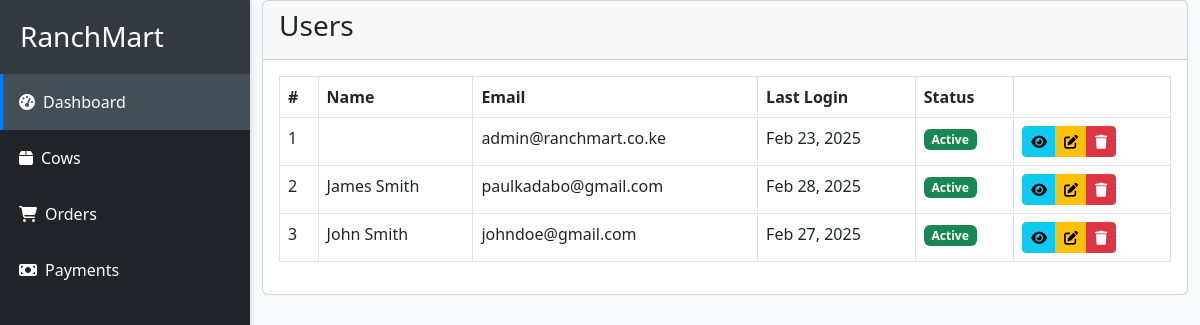
/accounts/, run on an earlier commit of the app's database.
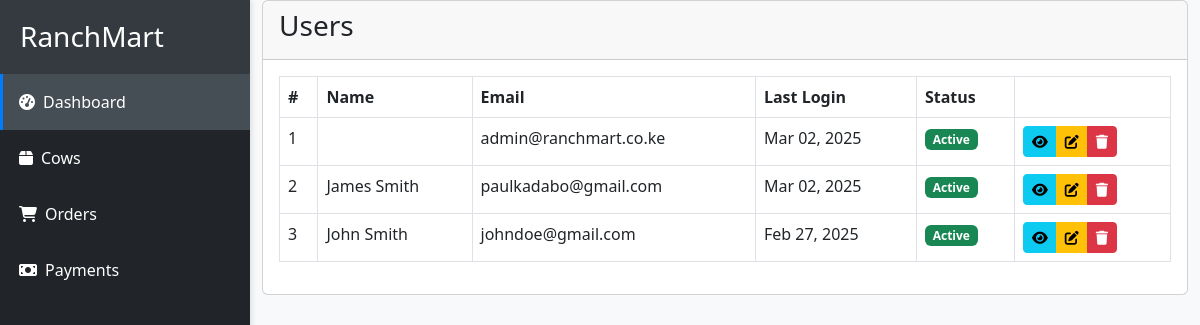
And on a later commit of the database.
### users/models.py (models this page shows, shortened)
class User(AbstractBaseModel, AbstractUser):
    role = models.CharField(max_length=20, default="Customer")
    gender = models.CharField(max_length=10, null=True, blank=True)
    phone_number = models.CharField(max_length=10, null=True, blank=True)
    address = models.TextField(null=True, blank=True)
    city = models.CharField(max_length=100, null=True, blank=True)
    county = models.CharField(max_length=100, null=True, blank=True)
    country = models.CharField(max_length=100, null=True, blank=True)
    profile_picture = models.ImageField(upload_to="profile_pictures/", null=True, blank=True)
    def name(self):
        return f"{self.first_name} {self.last_name}"

### users/views.py (the view)
# urls.py: path('accounts/', include('users.urls')),
def users(request):
    context = {
        "users": User.objects.all()
    }
    return render(request, "accounts/users.html", context)

### templates/accounts/users.html (shortened to what this page needs)
{% extends 'dashboard_base.html' %}
{% block content %}
            <div class="container-fluid">
                <div class="row">
                    <div class="col-12">
                        <div class="card">
                            <div class="card-header">
                                <h3 class="card-title">Users</h3>
                            </div>
                            <div class="card-body">
                                <div class="table-responsive">
                                    <table class="table table-bordered table-hover">
                                        <thead>
                                            <tr>
                                                <th>#</th>
                                                <th>Name</th>
                                                <th>Email</th>
                                                <th>Last Login</th>
                                                <th>Status</th>
                                                <th></th>
                                            </tr>
                                        </thead>
                                        <tbody>
                                            {% for user in users %}
                                            <tr>
                                                <td>{{ forloop.counter }}</td>
                                                <td>{{ user.name }}</td>
                                                <td>{{ user.email }}</td>
                                                <td>{{ user.last_login|date:"M d, Y" }}</td>
                                                <td>
                                                    {% if user.is_active %}
                                                        <span class="badge bg-success">Active</span>
                                                    {% else %}
                                                        <span class="badge bg-danger">Inactive</span>
                                                    {% endif %}
                                                </td>
                                                <td>
                                                    <div class="btn-group">
                                                        <a href="#" class="btn btn-sm btn-info">
                                                            <i class="fas fa-eye"></i>
                                                        </a>
                                                        <a href="#" class="btn btn-sm btn-warning">
                                                            <i class="fas fa-edit"></i>
                                                        </a>
                                                        <button type="button" class="btn btn-sm btn-danger"
                                                                data-bs-toggle="modal"
                                                                data-bs-target="#deleteModal{{ user.id }}">
                                                            <i class="fas fa-trash"></i>
                                                        </button>
                                                    </div>
                                                </td>
                                            </tr>
                                            {% empty %}
                                            <tr>
                                                <td colspan="8" class="text-center">No users found</td>
                                            </tr>
                                            {% endfor %}
                                        </tbody>
                                    </table>
                                </div>
                            </div>
                        </div>
                    </div>
                </div>
    </div>
{% endblock content %}

What changed in the data, as far as the page shows it:
changed User "admin@ranchmart.co.ke": last_login "Feb 23, 2025" → "Mar 02, 2025"
changed User "James Smith": last_login "Feb 28, 2025" → "Mar 02, 2025"
